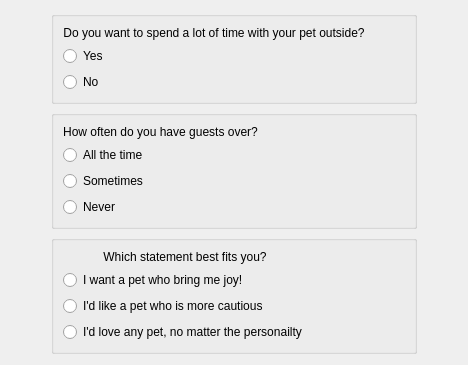
     <widget class="QWidget" name="temperamentQuestions">
      <layout class="QVBoxLayout" name="verticalLayout_9">
       <item>
        <layout class="QHBoxLayout" name="horizontalLayout_6">
         <item>
          <spacer name="horizontalSpacer_10">
           <property name="orientation">
            <enum>Qt::Horizontal</enum>
           </property>
           <property name="sizeHint" stdset="0">
            <size>
             <width>40</width>
             <height>20</height>
            </size>
           </property>
          </spacer>
         </item>
         <item>
          <layout class="QVBoxLayout" name="verticalLayout_15">
           <item>
            <widget class="QGroupBox" name="groupBox_9">
             <property name="title">
              <string/>
             </property>
             <layout class="QVBoxLayout" name="verticalLayout_33">
              <item>
               <layout class="QHBoxLayout" name="horizontalLayout_16">
                <item>
                 <layout class="QVBoxLayout" name="verticalLayout_34">
                  <item>
                   <widget class="QLabel" name="label_15">
                    <property name="text">
                     <string>Do you want to spend a lot of time with your pet outside?</string>
                    </property>
                    <property name="alignment">
                     <set>Qt::AlignCenter</set>
                    </property>
                   </widget>
                  </item>
                  <item>
                   <widget class="QRadioButton" name="activeYes">
                    <property name="text">
                     <string>Yes</string>
                    </property>
                   </widget>
                  </item>
                  <item>
                   <widget class="QRadioButton" name="activeNo">
                    <property name="text">
                     <string>No</string>
                    </property>
                   </widget>
                  </item>
                 </layout>
                </item>
                <item>
                 <spacer name="horizontalSpacer_27">
                  <property name="orientation">
                   <enum>Qt::Horizontal</enum>
                  </property>
                  <property name="sizeHint" stdset="0">
                   <size>
                    <width>40</width>
                    <height>20</height>
                   </size>
                  </property>
                 </spacer>
                </item>
               </layout>
              </item>
             </layout>
            </widget>
           </item>
           <item>
            <widget class="QGroupBox" name="groupBox_3">
             <property name="title">
              <string/>
             </property>
             <layout class="QVBoxLayout" name="verticalLayout_12">
              <item>
               <layout class="QHBoxLayout" name="horizontalLayout_7">
                <item>
                 <layout class="QVBoxLayout" name="verticalLayout_11">
                  <item>
                   <widget class="QLabel" name="label_7">
                    <property name="text">
                     <string>How often do you have guests over?</string>
                    </property>
                    <property name="alignment">
                     <set>Qt::AlignCenter</set>
                    </property>
                   </widget>
                  </item>
                  <item>
                   <widget class="QRadioButton" name="friendly">
                    <property name="text">
                     <string>All the time</string>
                    </property>
                   </widget>
                  </item>
                  <item>
                   <widget class="QRadioButton" name="friendlyORIntroverted">
                    <property name="text">
                     <string>Sometimes</string>
                    </property>
                   </widget>
                  </item>
                  <item>
                   <widget class="QRadioButton" name="introverted">
                    <property name="text">
                     <string>Never</string>
                    </property>
                   </widget>
                  </item>
                 </layout>
                </item>
                <item>
                 <spacer name="horizontalSpacer_13">
                  <property name="orientation">
                   <enum>Qt::Horizontal</enum>
                  </property>
                  <property name="sizeHint" stdset="0">
                   <size>
                    <width>40</width>
                    <height>20</height>
                   </size>
                  </property>
                 </spacer>
                </item>
               </layout>
              </item>
             </layout>
            </widget>
           </item>
           <item>
            <widget class="QGroupBox" name="groupBox_4">
             <property name="title">
              <string/>
             </property>
             <layout class="QVBoxLayout" name="verticalLayout_13">
              <item>
               <layout class="QHBoxLayout" name="horizontalLayout_8">
                <item>
                 <layout class="QVBoxLayout" name="verticalLayout_14">
                  <item>
                   <widget class="QLabel" name="label_11">
                    <property name="text">
                     <string>Which statement best fits you?</string>
                    </property>
                    <property name="alignment">
                     <set>Qt::AlignCenter</set>
                    </property>
                   </widget>
                  </item>
                  <item>
                   <widget class="QRadioButton" name="happy">
                    <property name="text">
                     <string>I want a pet who bring me joy!</string>
                    </property>
                   </widget>
                  </item>
                  <item>
                   <widget class="QRadioButton" name="vigilant">
                    <property name="text">
                     <string>I'd like a pet who is more cautious</string>
                    </property>
                   </widget>
                  </item>
                  <item>
                   <widget class="QRadioButton" name="happyOrVigilant">
                    <property name="text">
                     <string>I'd love any pet, no matter the personailty</string>
                    </property>
                   </widget>
                  </item>
                 </layout>
                </item>
                <item>
                 <spacer name="horizontalSpacer_15">
                  <property name="orientation">
                   <enum>Qt::Horizontal</enum>
                  </property>
                  <property name="sizeHint" stdset="0">
                   <size>
                    <width>40</width>
                    <height>20</height>
                   </size>
                  </property>
                 </spacer>
                </item>
               </layout>
              </item>
             </layout>
            </widget>
           </item>
          </layout>
         </item>
         <item>
          <spacer name="horizontalSpacer_11">
           <property name="orientation">
            <enum>Qt::Horizontal</enum>
           </property>
           <property name="sizeHint" stdset="0">
            <size>
             <width>40</width>
             <height>20</height>
            </size>
           </property>
          </spacer>
         </item>
        </layout>
       </item>
      </layout>
     </widget>
